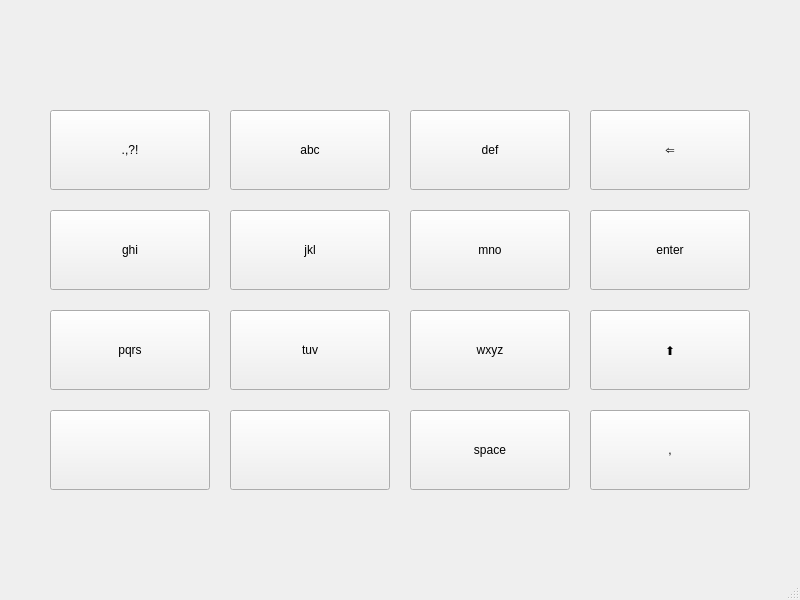
<?xml version="1.0" encoding="UTF-8"?>
<ui version="4.0">
 <class>MainWindow</class>
 <widget class="QMainWindow" name="MainWindow">
  <property name="geometry">
   <rect>
    <x>0</x>
    <y>0</y>
    <width>800</width>
    <height>600</height>
   </rect>
  </property>
  <property name="windowTitle">
   <string>MainWindow</string>
  </property>
  <widget class="QWidget" name="centralwidget">
   <widget class="QPushButton" name="pushButton">
    <property name="geometry">
     <rect>
      <x>50</x>
      <y>110</y>
      <width>160</width>
      <height>80</height>
     </rect>
    </property>
    <property name="text">
     <string>.,?!</string>
    </property>
   </widget>
   <widget class="QPushButton" name="pushButton_2">
    <property name="geometry">
     <rect>
      <x>230</x>
      <y>110</y>
      <width>160</width>
      <height>80</height>
     </rect>
    </property>
    <property name="text">
     <string>abc</string>
    </property>
   </widget>
   <widget class="QPushButton" name="pushButton_3">
    <property name="geometry">
     <rect>
      <x>410</x>
      <y>110</y>
      <width>160</width>
      <height>80</height>
     </rect>
    </property>
    <property name="text">
     <string>def</string>
    </property>
   </widget>
   <widget class="QPushButton" name="pushButton_4">
    <property name="geometry">
     <rect>
      <x>590</x>
      <y>110</y>
      <width>160</width>
      <height>80</height>
     </rect>
    </property>
    <property name="text">
     <string>⇐</string>
    </property>
   </widget>
   <widget class="QPushButton" name="pushButton_6">
    <property name="geometry">
     <rect>
      <x>230</x>
      <y>210</y>
      <width>160</width>
      <height>80</height>
     </rect>
    </property>
    <property name="text">
     <string>jkl</string>
    </property>
   </widget>
   <widget class="QPushButton" name="pushButton_7">
    <property name="geometry">
     <rect>
      <x>410</x>
      <y>210</y>
      <width>160</width>
      <height>80</height>
     </rect>
    </property>
    <property name="text">
     <string>mno</string>
    </property>
   </widget>
   <widget class="QPushButton" name="pushButton_5">
    <property name="geometry">
     <rect>
      <x>50</x>
      <y>210</y>
      <width>160</width>
      <height>80</height>
     </rect>
    </property>
    <property name="text">
     <string>ghi</string>
    </property>
   </widget>
   <widget class="QPushButton" name="pushButton_8">
    <property name="geometry">
     <rect>
      <x>590</x>
      <y>210</y>
      <width>160</width>
      <height>80</height>
     </rect>
    </property>
    <property name="text">
     <string>enter</string>
    </property>
   </widget>
   <widget class="QPushButton" name="pushButton_10">
    <property name="geometry">
     <rect>
      <x>230</x>
      <y>310</y>
      <width>160</width>
      <height>80</height>
     </rect>
    </property>
    <property name="text">
     <string>tuv</string>
    </property>
   </widget>
   <widget class="QPushButton" name="pushButton_11">
    <property name="geometry">
     <rect>
      <x>410</x>
      <y>310</y>
      <width>160</width>
      <height>80</height>
     </rect>
    </property>
    <property name="text">
     <string>wxyz</string>
    </property>
   </widget>
   <widget class="QPushButton" name="pushButton_9">
    <property name="geometry">
     <rect>
      <x>50</x>
      <y>310</y>
      <width>160</width>
      <height>80</height>
     </rect>
    </property>
    <property name="text">
     <string>pqrs</string>
    </property>
   </widget>
   <widget class="QPushButton" name="pushButton_12">
    <property name="geometry">
     <rect>
      <x>590</x>
      <y>310</y>
      <width>160</width>
      <height>80</height>
     </rect>
    </property>
    <property name="text">
     <string>⬆</string>
    </property>
   </widget>
   <widget class="QPushButton" name="pushButton_13">
    <property name="geometry">
     <rect>
      <x>50</x>
      <y>410</y>
      <width>160</width>
      <height>80</height>
     </rect>
    </property>
    <property name="text">
     <string/>
    </property>
   </widget>
   <widget class="QPushButton" name="pushButton_14">
    <property name="geometry">
     <rect>
      <x>230</x>
      <y>410</y>
      <width>160</width>
      <height>80</height>
     </rect>
    </property>
    <property name="text">
     <string/>
    </property>
   </widget>
   <widget class="QPushButton" name="pushButton_15">
    <property name="geometry">
     <rect>
      <x>410</x>
      <y>410</y>
      <width>160</width>
      <height>80</height>
     </rect>
    </property>
    <property name="text">
     <string>space</string>
    </property>
   </widget>
   <widget class="QPushButton" name="pushButton_16">
    <property name="geometry">
     <rect>
      <x>590</x>
      <y>410</y>
      <width>160</width>
      <height>80</height>
     </rect>
    </property>
    <property name="text">
     <string>,</string>
    </property>
   </widget>
   <widget class="QLabel" name="label">
    <property name="geometry">
     <rect>
      <x>50</x>
      <y>30</y>
      <width>701</width>
      <height>34</height>
     </rect>
    </property>
    <property name="text">
     <string/>
    </property>
   </widget>
  </widget>
  <widget class="QMenuBar" name="menubar">
   <property name="geometry">
    <rect>
     <x>0</x>
     <y>0</y>
     <width>800</width>
     <height>39</height>
    </rect>
   </property>
  </widget>
  <widget class="QStatusBar" name="statusbar"/>
 </widget>
 <resources/>
 <connections/>
</ui>
